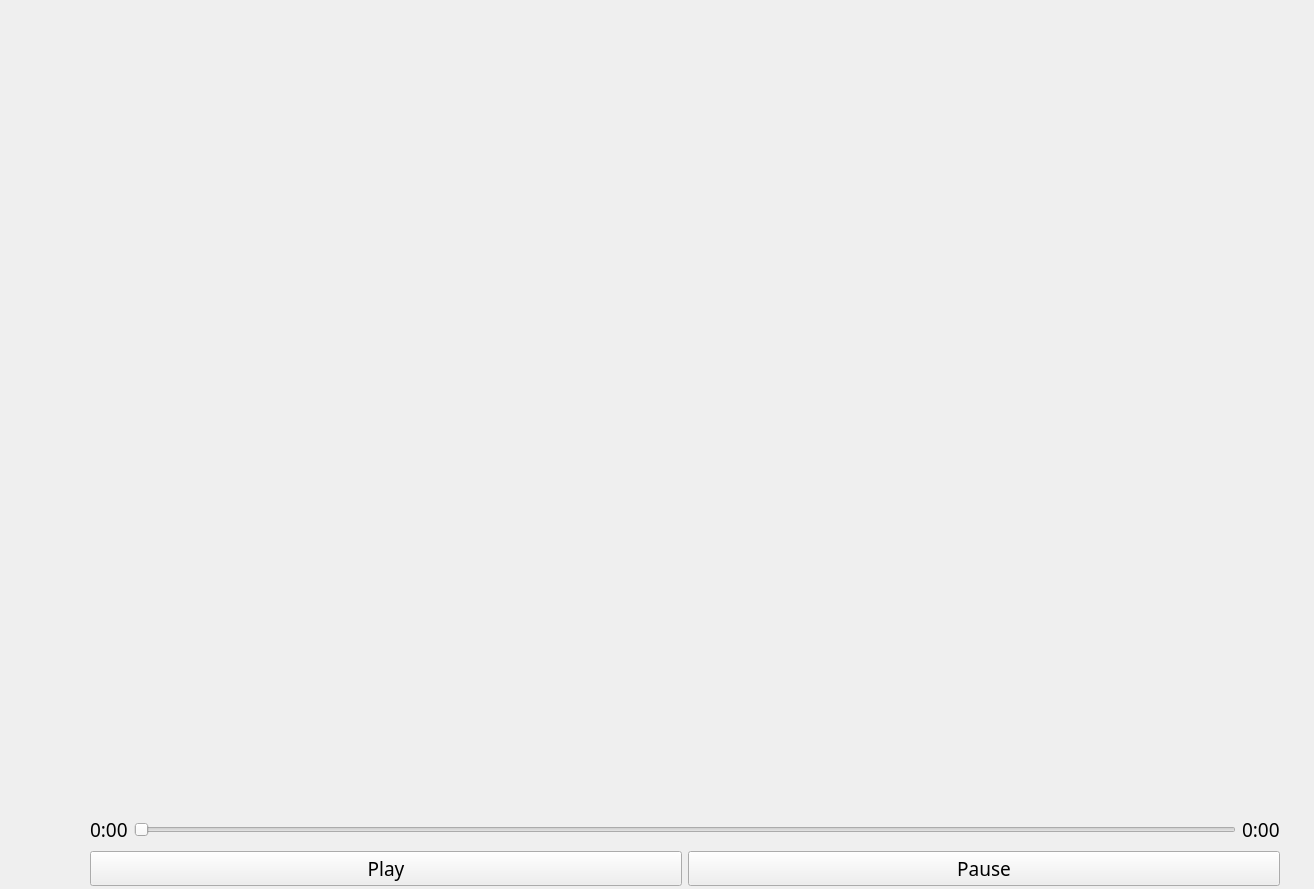
<?xml version="1.0" encoding="UTF-8"?>
<ui version="4.0">
 <class>video_player</class>
 <widget class="QWidget" name="video_player">
  <property name="geometry">
   <rect>
    <x>0</x>
    <y>0</y>
    <width>1314</width>
    <height>889</height>
   </rect>
  </property>
  <property name="windowTitle">
   <string>播放影片</string>
  </property>
  <widget class="QWidget" name="">
   <property name="geometry">
    <rect>
     <x>90</x>
     <y>40</y>
     <width>1190</width>
     <height>846</height>
    </rect>
   </property>
   <layout class="QVBoxLayout" name="verticalLayout" stretch="0,0,1">
    <item>
     <widget class="QWidget" name="bufferWidget" native="true">
      <property name="minimumSize">
       <size>
        <width>1024</width>
        <height>768</height>
       </size>
      </property>
     </widget>
    </item>
    <item>
     <layout class="QHBoxLayout" name="horizontalLayout_2" stretch="0,0,0">
      <item>
       <widget class="QLabel" name="startTimeLbl">
        <property name="font">
         <font>
          <family>微軟正黑體</family>
          <pointsize>14</pointsize>
         </font>
        </property>
        <property name="text">
         <string>0:00</string>
        </property>
       </widget>
      </item>
      <item>
       <widget class="QSlider" name="videoSlider">
        <property name="orientation">
         <enum>Qt::Horizontal</enum>
        </property>
       </widget>
      </item>
      <item>
       <widget class="QLabel" name="EndTimeLbl">
        <property name="font">
         <font>
          <family>微軟正黑體</family>
          <pointsize>14</pointsize>
         </font>
        </property>
        <property name="text">
         <string>0:00</string>
        </property>
       </widget>
      </item>
     </layout>
    </item>
    <item>
     <layout class="QHBoxLayout" name="horizontalLayout">
      <item>
       <widget class="QPushButton" name="playBtn">
        <property name="font">
         <font>
          <family>微軟正黑體</family>
          <pointsize>14</pointsize>
         </font>
        </property>
        <property name="text">
         <string>Play</string>
        </property>
       </widget>
      </item>
      <item>
       <widget class="QPushButton" name="pauseBtn">
        <property name="font">
         <font>
          <family>微軟正黑體</family>
          <pointsize>14</pointsize>
         </font>
        </property>
        <property name="text">
         <string>Pause</string>
        </property>
       </widget>
      </item>
     </layout>
    </item>
   </layout>
  </widget>
 </widget>
 <resources/>
 <connections/>
</ui>
